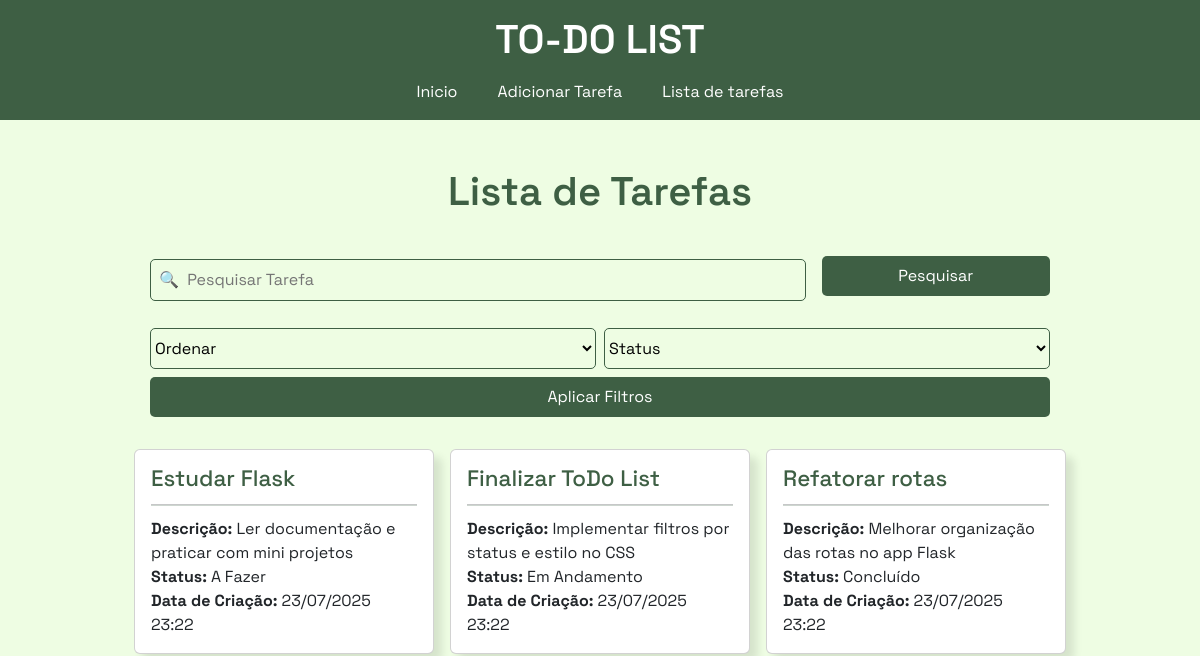
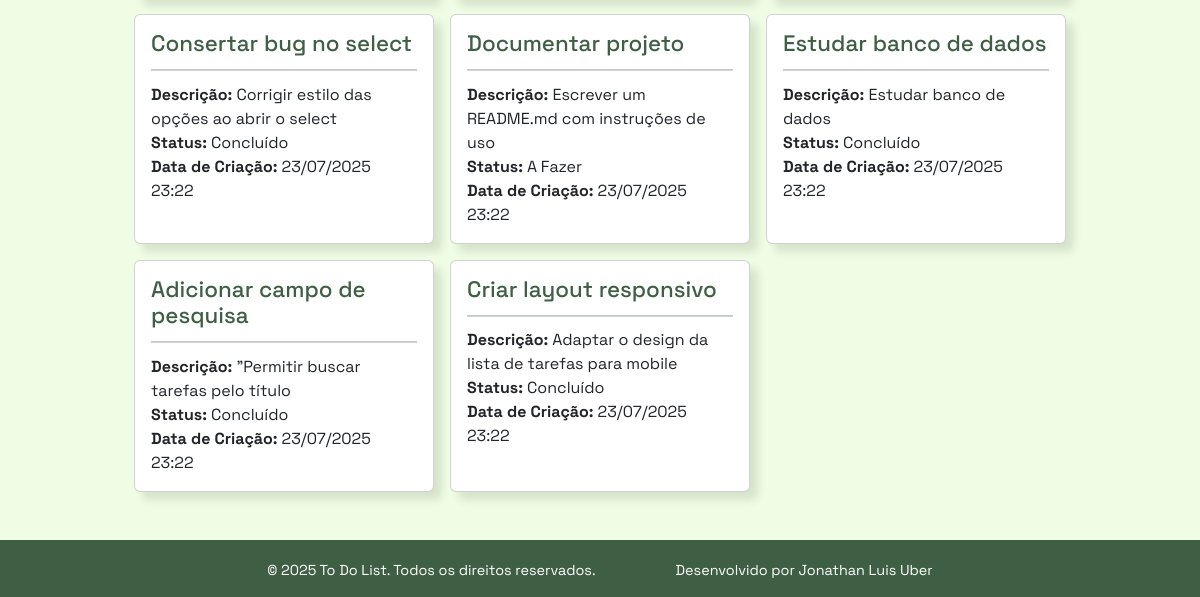
/tarefa/lista, run on an earlier commit of the app's database (2 pictures, top to bottom).
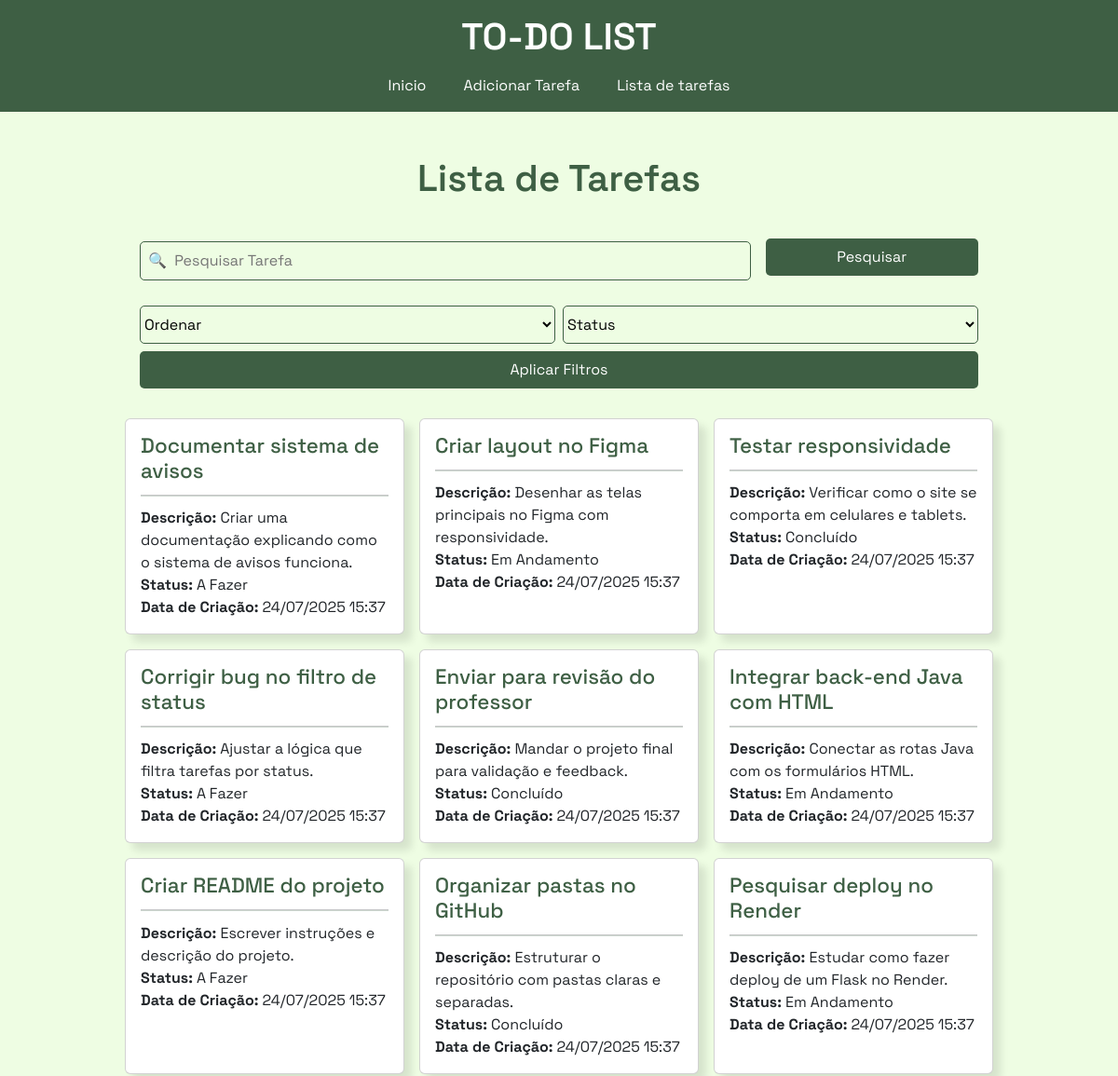
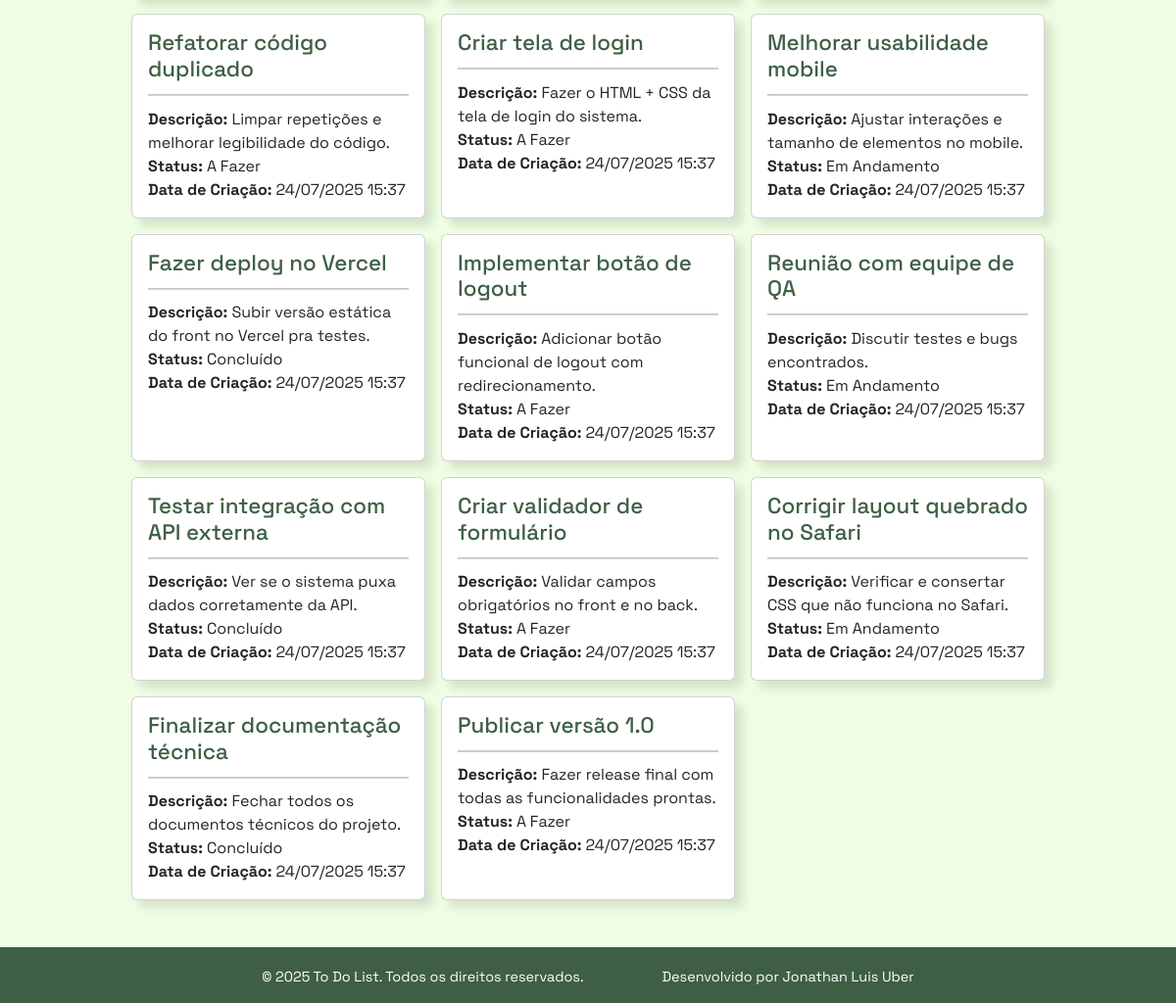
And on a later commit of the database (2 pictures, top to bottom).
### app/models.py (models this page shows)
class Tarefa(db.Model):
    id = db.Column(db.Integer, primary_key=True)
    titulo = db.Column(db.String(100), nullable=True)
    descricao = db.Column(db.String(100), nullable=True)
    status = db.Column(db.String(20), nullable=False, default="a_fazer")
    data_envio = db.Column(db.DateTime, default=datetime.now())

### app/views.py (the view)
@app.route('/tarefa/lista')
def listaTarefas():
    dados2 = Tarefa.query.order_by('data_envio')
    pesquisa2 = request.args.get('pesquisa2', '')
    ordenar = request.args.get('ordenar', '')
    status = request.args.get('status', '')
    if pesquisa2 != '':
        dados2 = dados2.filter(Tarefa.titulo.ilike(f'%{pesquisa2}%'))
    if status and status != 'Todos':
        dados2 = dados2.filter(Tarefa.status == status)
    if ordenar == 'data_desc':
        dados2 = dados2.order_by(Tarefa.data_envio.desc())
    elif ordenar == 'data_asc':
        dados2 = dados2.order_by(Tarefa.data_envio.asc())
    elif ordenar == 'titulo_az':
        dados2 = dados2.order_by(Tarefa.titulo.asc())
    elif ordenar == 'titulo_za':
        dados2 = dados2.order_by(Tarefa.titulo.desc())
    else:
        dados2 = dados2.order_by(Tarefa.data_envio.desc())
    status_dict2 = {
            'a_fazer': 'A Fazer',
            'em_andamento': 'Em Andamento',
            'concluido': 'Concluído'
        }
    context2 = {'dados2' : dados2.all()}
    return render_template('tarefas_lista.html', context2=context2, status_dict2=status_dict2, status=status, ordenar=ordenar, pesquisa2=pesquisa2)

### app/templates/tarefas_lista.html (shortened to what this page needs)
{% extends 'base.html' %}
{% block content %}
<section class="pagina">
    <section class="visualizar">
        <h2 class="title mt-5">Lista de Tarefas</h2>
        <form action="" method="get" class="formulario-pesquisa">
            <input type="text" name="pesquisa2" class="tarefa-search" placeholder="🔍  Pesquisar Tarefa" value="{{ pesquisa2 }}" autofocus>
            <button type="submit" class="btn-pesquisa">Pesquisar</button>
        </form>
        <form action="" method="get" class="filtros-pesquisa">
           <select name="ordenar" id="select-ordenar" class="select-ordenar">
                <option disabled {% if not ordenar %}selected{% endif %}>Ordenar</option>
            </select>
            <select name="status" id="select-status2" class="select-status2">
                <option disabled {% if not status %}selected{% endif %}>Status</option>
            </select>
            <button type="submit" class="btn-filtro">Aplicar Filtros</button>
        </form>
        <div class="container-list">
                {% for linha in context2.dados2 %}
                        <div class="card">
                            <h3>{{ linha.titulo }}</h3>
                            <hr class="linha-card">
                            <p><strong>Descrição:</strong> {{ linha.descricao }}</p>
                            <p><strong>Status:</strong> {{ status_dict2[linha.status] }}</p>
                            <p><strong>Data de Criação:</strong> {{ linha.data_envio.strftime('%d/%m/%Y %H:%M') }}</p>
                        </div>
                {% endfor %}
        </div>
    </section>
</section>
{% include 'footer.html' %}
{% endblock %}

### app/templates/base.html (shortened to what this page needs)
<!DOCTYPE html>
<html lang="pt-br">
<head>
    <link rel="stylesheet" href="{{ url_for('static', filename='style.css') }}">
    <link href="https://cdn.jsdelivr.net/npm/bootstrap@5.3.7/dist/css/bootstrap.min.css" rel="stylesheet">
</head>
<body>
    {% block content %} {% endblock %}
</body>
</html>

### app/templates/header.html
{% extends 'base.html'%}
{% block content %}
<header>
    <div class="container-header">
        <div class="logo">
            <h1>TO-DO LIST</h1>
        </div>
        <div class="navbar">
            <nav>
                <ul>
                    <li><a href="{{ url_for('homepage') }}">Inicio</a></li>
                    <li><a href="{{ url_for('tarefas') }}">Adicionar Tarefa</a></li>
                    <li><a href="{{ url_for('listaTarefas') }}">Lista de tarefas</a></li>
                </ul>
            </nav>
        </div>
    </div>
</header>
{% endblock %}

### app/templates/footer.html
{% extends 'base.html'%}
{% block content %}
<footer>
    <div class="container-footer">
        <p class="mt-1">&copy; 2025 To Do List. Todos os direitos reservados.</p>
        <p class="mt-1">Desenvolvido por Jonathan Luis Uber</p>
    </div>
</footer>
{% endblock %}

### app/static/style.css (style rules this page uses)
:root { --primary-color: #3E5F44; --secondary-color: #5E936C; --background-color: #eefde3; }
* { margin: 0 !important; padding: 0 !important; }
body { background-color: var(--background-color) !important; font-family: 'Space Grotesk', sans-serif !important; }
header { background-color: var(--primary-color) !important; min-width: 100%; }
.container-header { padding: 1rem 2rem !important; display: flex; flex-direction: column; justify-content: space-between; align-items: center; gap: 1rem; color: white !important; }
.container-header .logo h1 { font-weight: 600; }
.container-header nav ul { display: flex; flex-direction: row; justify-content: center; align-items: center; list-style: none; gap: 1.5rem; }
.container-header nav ul li a { color: white; text-decoration: none; }
footer { background-color: var(--primary-color) !important; color: white !important; padding: 1rem 2rem !important; display: flex; flex-direction: column; justify-content: center; align-items: center; text-align: center; gap: 0.5rem !important; }
footer p { font-size: 0.9rem; margin-bottom: 0.3rem !important; }
.pagina { display: flex; flex-direction: column; justify-content: center; align-items: center; }
.visualizar { display: flex; flex-direction: column; justify-content: center; align-items: center; margin-bottom: 3rem !important; width: 90vw; }
.title { color: var(--primary-color) !important; font-weight: 600; font-size: 2.5rem; margin-bottom: 2.5rem !important; }
.formulario-pesquisa { display: flex; flex-direction: column; justify-content: center; align-items: center; width: 90vw; }
.tarefa-search { width: 100%; padding: 0.5rem !important; background-color: transparent !important; border: 1px solid var(--primary-color) !important; margin-bottom: 0.7rem !important; border-radius: 5px; }
.tarefa-search::placeholder { margin: 0 0.2rem !important; }
.btn-pesquisa { width: 100%; background-color: var(--primary-color) !important; border: none !important; padding: 0.5rem !important; color: white !important; border-radius: 5px; margin-bottom: 1rem !important; }
.container-list { display: grid; grid-template-columns: repeat(1, 90vw); grid-template-rows: auto; gap: 1rem; margin: 0 1rem !important; }
.card { padding: 1rem !important; box-shadow: 8px 8px 8px rgba(0, 0, 0, 0.1); }
.card h3 { color: var(--primary-color) !important; font-size: 1.4rem; }
.linha-card { display: flex; justify-content: center; width: 100%; height: 2px; background-color: var(--primary-color) !important; margin: 0.7rem 0 !important; }
.filtros-pesquisa { display: grid; grid-template-columns: repeat(2, 1fr); grid-template-rows: auto; grid-template-areas: "ordenar status" "aplicar aplicar"; gap: 0.5rem !important; width: 100%; box-sizing: border-box; margin-top: 1rem !important; }
.filtros-pesquisa select { padding: 0.5rem 0 !important; background-color: transparent !important; border: 1px solid var(--primary-color) !important; border-radius: 5px; }
.filtros-pesquisa .btn-filtro { grid-area: aplicar; border: none !important; padding: 0.5rem 0 !important; background-color: var(--primary-color) !important; color: white !important; border-radius: 5px; cursor: pointer; margin-bottom: 2rem !important; }
@media (min-width: 768px) { .container-header nav ul { gap: 2.5rem !important; } }
@media (min-width: 768px) { .formulario-pesquisa { display: flex; flex-direction: row; gap: 1rem !important; width: 75vw; margin-bottom: 2rem !important; } }
@media (min-width: 768px) { .tarefa-search { flex: 3; } }
@media (min-width: 768px) { .btn-pesquisa { flex: 1; } }
@media (min-width: 768px) { .container-list { grid-template-columns: repeat(3, 25vw); margin: 0 !important; } }
@media (min-width: 768px) { .visualizar { width: 75vw; } }
@media (min-width: 768px) { .formulario-pesquisa { margin-bottom: 1rem !important; } }
@media (min-width: 768px) { .filtros-pesquisa { margin-top: 0 !important; } }
@media (min-width: 768px) { .tarefa-search { margin-bottom: 0.5rem !important; } }
@media (min-width: 768px) { footer { display: flex; align-items: center; justify-content: center; flex-direction: column; } }
@media (min-width: 768px) { .container-footer { display: flex; flex-direction: row; justify-content: center; align-items: center; text-align: center; gap: 5rem !important; } }
@media (min-width: 768px) { footer p { font-size: 0.9rem; margin: 0rem !important; } }

What changed in the data, as far as the page shows it:
removed Tarefa: titulo "Documentar projeto", descricao "Escrever um README.md com instruções de uso", status "A Fazer", data_envio "23/07/2025 23:22"
removed Tarefa: titulo "Estudar banco de dados", descricao "Estudar banco de dados", status "Concluído", data_envio "23/07/2025 23:22"
removed Tarefa: titulo "Adicionar campo de pesquisa", descricao "\"Permitir buscar tarefas pelo título", status "Concluído", data_envio "23/07/2025 23:22"
changed Tarefa: titulo "Estudar Flask" → "Documentar sistema de avisos"; descricao "Ler documentação e praticar com mini projetos" → "Criar uma documentação explicando como o sistema de avisos funciona."; data_envio "23/07/2025 23:22" → "24/07/2025 15:37"
changed Tarefa: titulo "Finalizar ToDo List" → "Criar layout no Figma"; descricao "Implementar filtros por status e estilo no CSS" → "Desenhar as telas principais no Figma com responsividade."; data_envio "23/07/2025 23:22" → "24/07/2025 15:37"
changed Tarefa: titulo "Refatorar rotas" → "Testar responsividade"; descricao "Melhorar organização das rotas no app Flask" → "Verificar como o site se comporta em celulares e tablets."; data_envio "23/07/2025 23:22" → "24/07/2025 15:37"
changed Tarefa: titulo "Consertar bug no select" → "Corrigir bug no filtro de status"; descricao "Corrigir estilo das opções ao abrir o select" → "Ajustar a lógica que filtra tarefas por status."; status "Concluído" → "A Fazer"; data_envio "23/07/2025 23:22" → "24/07/2025 15:37"
added Tarefa: titulo "Enviar para revisão do professor", descricao "Mandar o projeto final para validação e feedback.", status "Concluído", data_envio "24/07/2025 15:37"
added Tarefa: titulo "Integrar back-end Java com HTML", descricao "Conectar as rotas Java com os formulários HTML.", status "Em Andamento", data_envio "24/07/2025 15:37"
added Tarefa: titulo "Criar README do projeto", descricao "Escrever instruções e descrição do projeto.", status "A Fazer", data_envio "24/07/2025 15:37"
changed Tarefa: titulo "Criar layout responsivo" → "Organizar pastas no GitHub"; descricao "Adaptar o design da lista de tarefas para mobile" → "Estruturar o repositório com pastas claras e separadas."; data_envio "23/07/2025 23:22" → "24/07/2025 15:37"
added Tarefa: titulo "Pesquisar deploy no Render", descricao "Estudar como fazer deploy de um Flask no Render.", status "Em Andamento", data_envio "24/07/2025 15:37"
added Tarefa: titulo "Refatorar código duplicado", descricao "Limpar repetições e melhorar legibilidade do código.", status "A Fazer", data_envio "24/07/2025 15:37"
added Tarefa: titulo "Criar tela de login", descricao "Fazer o HTML + CSS da tela de login do sistema.", status "A Fazer", data_envio "24/07/2025 15:37"
added Tarefa: titulo "Melhorar usabilidade mobile", descricao "Ajustar interações e tamanho de elementos no mobile.", status "Em Andamento", data_envio "24/07/2025 15:37"
added Tarefa: titulo "Fazer deploy no Vercel", descricao "Subir versão estática do front no Vercel pra testes.", status "Concluído", data_envio "24/07/2025 15:37"
added Tarefa: titulo "Implementar botão de logout", descricao "Adicionar botão funcional de logout com redirecionamento.", status "A Fazer", data_envio "24/07/2025 15:37"
added Tarefa: titulo "Reunião com equipe de QA", descricao "Discutir testes e bugs encontrados.", status "Em Andamento", data_envio "24/07/2025 15:37"
added Tarefa: titulo "Testar integração com API externa", descricao "Ver se o sistema puxa dados corretamente da API.", status "Concluído", data_envio "24/07/2025 15:37"
added Tarefa: titulo "Criar validador de formulário", descricao "Validar campos obrigatórios no front e no back.", status "A Fazer", data_envio "24/07/2025 15:37"
added Tarefa: titulo "Corrigir layout quebrado no Safari", descricao "Verificar e consertar CSS que não funciona no Safari.", status "Em Andamento", data_envio "24/07/2025 15:37"
added Tarefa: titulo "Finalizar documentação técnica", descricao "Fechar todos os documentos técnicos do projeto.", status "Concluído", data_envio "24/07/2025 15:37"
added Tarefa: titulo "Publicar versão 1.0", descricao "Fazer release final com todas as funcionalidades prontas.", status "A Fazer", data_envio "24/07/2025 15:37"
